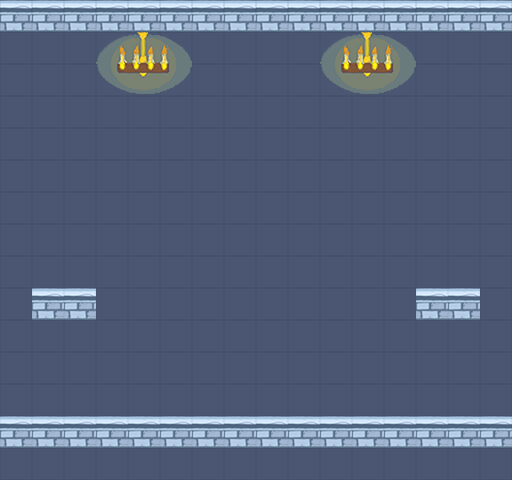

This game map was drawn from its Tiled (.tmx) file and the tilesets committed beside it. A one-line description and the full map source follow:
An orthogonal 16x15 tile map with 32x32 px tiles, 3 tile layers (bg, chandeliers, platforms), 2 tilesets and 5 objects.

<map version="1.2" tiledversion="1.2.0" orientation="orthogonal" renderorder="right-down" width="16" height="15" tilewidth="32" tileheight="32" infinite="0" nextlayerid="8" nextobjectid="32">
 <tileset firstgid="1" name="castle" tilewidth="32" tileheight="32" tilecount="36" columns="4">
  <image source="test/castle.png" width="128" height="288" />
 </tileset>
 <tileset firstgid="37" name="castle" tilewidth="32" tileheight="32" tilecount="36" columns="4">
  <image source="test/castle.png" width="128" height="288" />
 </tileset>
 <layer id="1" name="bg" width="16" height="15">
  <data encoding="csv">
2,2,2,2,2,2,2,2,2,2,2,2,2,2,2,2,
1,1,1,1,1,1,1,1,1,1,1,1,1,1,1,1,
1,1,1,1,1,1,1,1,1,1,1,1,1,1,1,1,
1,1,1,1,1,1,1,1,1,1,1,1,1,1,1,1,
1,1,1,1,1,1,1,1,1,1,1,1,1,1,1,1,
1,1,1,1,1,1,1,1,1,1,1,1,1,1,1,1,
1,1,1,1,1,1,1,1,1,1,1,1,1,1,1,1,
1,1,1,1,1,1,1,1,1,1,1,1,1,1,1,1,
1,1,1,1,1,1,1,1,1,1,1,1,1,1,1,1,
1,1,1,1,1,1,1,1,1,1,1,1,1,1,1,1,
1,1,1,1,1,1,1,1,1,1,1,1,1,1,1,1,
1,1,1,1,1,1,1,1,1,1,1,1,1,1,1,1,
1,1,1,1,1,1,1,1,1,1,1,1,1,1,1,1,
1,1,1,1,1,1,1,1,1,1,1,1,1,1,1,1,
1,1,1,1,1,1,1,1,1,1,1,1,1,1,1,1
</data>
 </layer>
 <layer id="3" name="chandeliers" width="16" height="15">
  <data encoding="csv">
0,0,0,0,0,0,0,0,0,0,0,0,0,0,0,0,
0,0,0,5,6,7,0,0,0,0,5,6,7,0,0,0,
0,0,0,9,10,11,0,0,0,0,9,10,11,0,0,0,
0,0,0,0,0,0,0,0,0,0,0,0,0,0,0,0,
0,0,0,0,0,0,0,0,0,0,0,0,0,0,0,0,
0,0,0,0,0,0,0,0,0,0,0,0,0,0,0,0,
0,0,0,0,0,0,0,0,0,0,0,0,0,0,0,0,
0,0,0,0,0,0,0,0,0,0,0,0,0,0,0,0,
0,0,0,0,0,0,0,0,0,0,0,0,0,0,0,0,
0,0,0,0,0,0,0,0,0,0,0,0,0,0,0,0,
0,0,0,0,0,0,0,0,0,0,0,0,0,0,0,0,
0,0,0,0,0,0,0,0,0,0,0,0,0,0,0,0,
0,0,0,0,0,0,0,0,0,0,0,0,0,0,0,0,
0,0,0,0,0,0,0,0,0,0,0,0,0,0,0,0,
0,0,0,0,0,0,0,0,0,0,0,0,0,0,0,0
</data>
 </layer>
 <layer id="2" name="platforms" width="16" height="15">
  <data encoding="csv">
0,0,0,0,0,0,0,0,0,0,0,0,0,0,0,0,
0,0,0,0,0,0,0,0,0,0,0,0,0,0,0,0,
0,0,0,0,0,0,0,0,0,0,0,0,0,0,0,0,
0,0,0,0,0,0,0,0,0,0,0,0,0,0,0,0,
0,0,0,0,0,0,0,0,0,0,0,0,0,0,0,0,
0,0,0,0,0,0,0,0,0,0,0,0,0,0,0,0,
0,0,0,0,0,0,0,0,0,0,0,0,0,0,0,0,
0,0,0,0,0,0,0,0,0,0,0,0,0,0,0,0,
0,0,0,0,0,0,0,0,0,0,0,0,0,0,0,0,
0,2,2,0,0,0,0,0,0,0,0,0,0,2,2,0,
0,0,0,0,0,0,0,0,0,0,0,0,0,0,0,0,
0,0,0,0,0,0,0,0,0,0,0,0,0,0,0,0,
0,0,0,0,0,0,0,0,0,0,0,0,0,0,0,0,
2,2,2,2,2,2,2,2,2,2,2,2,2,2,2,2,
0,0,0,0,0,0,0,0,0,0,0,0,0,0,0,0
</data>
 </layer>
 <objectgroup id="4" name="door">
  <object id="22" gid="3" x="193" y="415" width="32" height="32" />
 </objectgroup>
 <objectgroup id="6" name="treasure">
  <object id="30" gid="3" x="320" y="416" width="32" height="32" />
  <object id="31" gid="3" x="224" y="288" width="32" height="32" />
 </objectgroup>
 <objectgroup id="5" name="spawn">
  <object id="26" gid="3" x="417" y="287" width="32" height="32" />
  <object id="27" gid="3" x="64" y="287" width="32" height="32" />
 </objectgroup>
</map>
